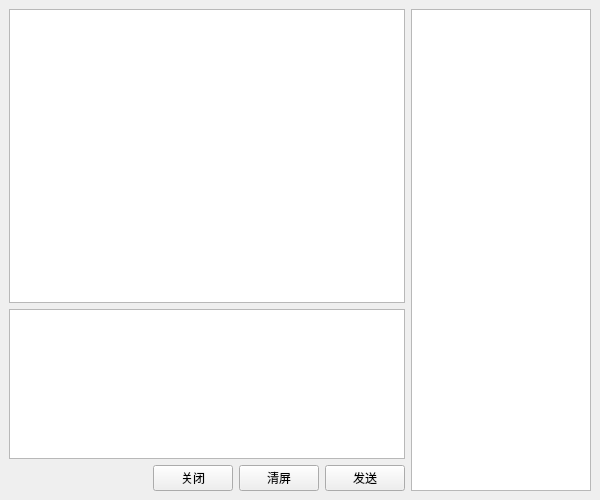
<?xml version="1.0" encoding="UTF-8"?>
<ui version="4.0">
 <class>Group</class>
 <widget class="QMainWindow" name="Group">
  <property name="geometry">
   <rect>
    <x>0</x>
    <y>0</y>
    <width>600</width>
    <height>500</height>
   </rect>
  </property>
  <property name="minimumSize">
   <size>
    <width>600</width>
    <height>500</height>
   </size>
  </property>
  <property name="windowTitle">
   <string>群聊模式</string>
  </property>
  <widget class="QWidget" name="centralwidget">
   <layout class="QGridLayout" name="gridLayout">
    <item row="2" column="3">
     <widget class="QPushButton" name="btnClear">
      <property name="minimumSize">
       <size>
        <width>80</width>
        <height>0</height>
       </size>
      </property>
      <property name="maximumSize">
       <size>
        <width>80</width>
        <height>16777215</height>
       </size>
      </property>
      <property name="text">
       <string>清屏</string>
      </property>
     </widget>
    </item>
    <item row="2" column="4">
     <widget class="QPushButton" name="btnSend">
      <property name="minimumSize">
       <size>
        <width>80</width>
        <height>0</height>
       </size>
      </property>
      <property name="maximumSize">
       <size>
        <width>80</width>
        <height>16777215</height>
       </size>
      </property>
      <property name="focusPolicy">
       <enum>Qt::StrongFocus</enum>
      </property>
      <property name="text">
       <string>发送</string>
      </property>
     </widget>
    </item>
    <item row="0" column="5" rowspan="3">
     <widget class="QListWidget" name="listWidgetIp">
      <property name="minimumSize">
       <size>
        <width>180</width>
        <height>0</height>
       </size>
      </property>
      <property name="maximumSize">
       <size>
        <width>180</width>
        <height>16777215</height>
       </size>
      </property>
     </widget>
    </item>
    <item row="0" column="0" colspan="5">
     <widget class="QListWidget" name="listWidgetShow"/>
    </item>
    <item row="2" column="2">
     <widget class="QPushButton" name="btnClose">
      <property name="minimumSize">
       <size>
        <width>80</width>
        <height>0</height>
       </size>
      </property>
      <property name="maximumSize">
       <size>
        <width>80</width>
        <height>16777215</height>
       </size>
      </property>
      <property name="focusPolicy">
       <enum>Qt::StrongFocus</enum>
      </property>
      <property name="text">
       <string>关闭</string>
      </property>
     </widget>
    </item>
    <item row="1" column="0" colspan="5">
     <widget class="QTextEdit" name="textInput">
      <property name="minimumSize">
       <size>
        <width>0</width>
        <height>150</height>
       </size>
      </property>
      <property name="maximumSize">
       <size>
        <width>16777215</width>
        <height>150</height>
       </size>
      </property>
     </widget>
    </item>
   </layout>
  </widget>
 </widget>
 <tabstops>
  <tabstop>textInput</tabstop>
  <tabstop>btnSend</tabstop>
  <tabstop>btnClear</tabstop>
  <tabstop>btnClose</tabstop>
  <tabstop>listWidgetIp</tabstop>
  <tabstop>listWidgetShow</tabstop>
 </tabstops>
 <resources/>
 <connections>
  <connection>
   <sender>btnClose</sender>
   <signal>clicked()</signal>
   <receiver>Group</receiver>
   <slot>close()</slot>
   <hints>
    <hint type="sourcelabel">
     <x>192</x>
     <y>479</y>
    </hint>
    <hint type="destinationlabel">
     <x>299</x>
     <y>249</y>
    </hint>
   </hints>
  </connection>
 </connections>
</ui>
